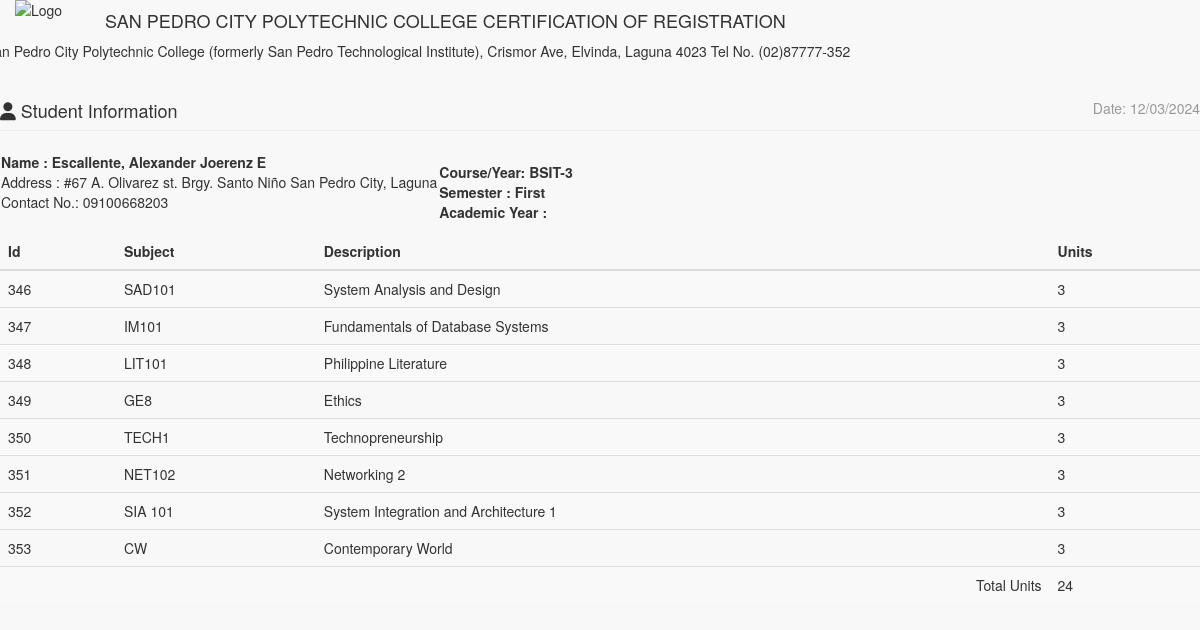
Page /statementaccnt.php (signed in) on the committed database.
### tables this page shows
CREATE TABLE `course` (
  `COURSE_ID` int(11) NOT NULL,
  `COURSE_NAME` varchar(30) NOT NULL,
  `COURSE_LEVEL` varchar(50) NOT NULL DEFAULT '1',
  `COURSE_MAJOR` varchar(30) NOT NULL DEFAULT 'None',
  `COURSE_DESC` varchar(255) NOT NULL,
  `DEPT_ID` int(11) NOT NULL,
  `SETSEMESTER` varchar(90) NOT NULL
);

CREATE TABLE `subject` (
  `SUBJ_ID` int(11) NOT NULL,
  `SUBJ_CODE` varchar(30) NOT NULL,
  `SUBJ_DESCRIPTION` varchar(255) NOT NULL,
  `UNIT` int(2) NOT NULL,
  `PRE_REQUISITE` varchar(30) NOT NULL DEFAULT 'None',
  `COURSE_ID` int(11) NOT NULL,
  `AY` varchar(30) NOT NULL,
  `SEMESTER` varchar(20) NOT NULL,
  `PreTaken` tinyint(1) NOT NULL
);

### include/database.php (called while the page is built, shortened)
<?php
class Database {
	var $sql_string = '';
	public $conn;
	public function open_connection() {
		$this->conn = mysqli_connect(server,user,pass);
		if(!$this->conn){
			echo "Problem in database connection! Contact administrator!";
			exit();
		}else{
			$db_select = mysqli_select_db($this->conn,database_name);
		}
	}
	function setQuery($sql='') {
		$this->sql_string=$sql;
	}
	function executeQuery() {
		$result = mysqli_query($this->conn,$this->sql_string);
		return $result;
	}
	private function confirm_query($result) {
		return $result;
	}
	function loadResultList( $key='' ) {
		$cur = $this->executeQuery();
		$array = array();
		while ($row = mysqli_fetch_object($cur)) {
			if ($key) {
				$array[$row->$key] = $row;
			} else {
				$array[] = $row;
			}
		}
		return $array;
	}
	function loadSingleResult() {
		$cur = $this->executeQuery();
		while ($row = mysqli_fetch_object($cur)) {
		return $data = $row;
		}
	}
}
$mydb = new Database();
?>

### include/courses.php (called while the page is built, shortened)
<?php
require_once(LIB_PATH.DS.'database.php');
class Course {
	protected static  $tblname = "course";
	function single_course($id=""){
			global $mydb;
			$mydb->setQuery("SELECT * FROM ".self::$tblname."
				Where COURSE_ID= '{$id}' LIMIT 1");
			$cur = $mydb->loadSingleResult();
			return $cur;
	}
}
?>

### statementaccnt.php (the view, shortened to what this page needs)
<?php
require_once("include/initialize.php");
?>
<!DOCTYPE html>
<html>
<head>
  <link href="<?php echo web_root; ?>admin/css/bootstrap.min.css" rel="stylesheet">
    <link href="<?php echo web_root; ?>admin/css/metisMenu.min.css" rel="stylesheet">
    <link href="<?php echo web_root; ?>admin/css/timeline.css" rel="stylesheet">
    <link href="<?php echo web_root; ?>admin/css/sb-admin-2.css" rel="stylesheet">
   <link href="<?php echo web_root; ?>admin/css/morris.css" rel="stylesheet">
    <link href="<?php echo web_root; ?>admin/font/css/font-awesome.min.css" rel="stylesheet" type="text/css">
  <link href="<?php echo web_root; ?>admin/font/font-awesome.min.css" rel="stylesheet" type="text/css">
    <link href="<?php echo web_root; ?>admin/css/dataTables.bootstrap.css" rel="stylesheet">
<link href="<?php echo web_root; ?>css/bootstrap-datetimepicker.min.css" rel="stylesheet" media="screen">
 <link href="<?php echo web_root; ?>css/datepicker.css" rel="stylesheet" media="screen">
 <link href="<?php echo web_root; ?>admin/css/costum.css" rel="stylesheet">
</head>
  <div class="col-xs-12">
            <img src="<?php echo web_root; ?>/img/SPCPC-logo.png" class="pull-left" alt="Logo" style="width: 90px; height: auto;">
        </div>
<body onload="window.print()">
<div class="wrapper">
    <section class="invoice">
      <div class="row">
        <h4>SAN PEDRO CITY POLYTECHNIC COLLEGE CERTIFICATION OF REGISTRATION</h4>
        San Pedro City Polytechnic College (formerly San Pedro Technological Institute), Crismor Ave, Elvinda, Laguna 4023 Tel No. (02)87777-352
      </div>
      <div class="row">
        <div class="col-xs-12">
          <h4 class="page-header">
            <i class="fa fa-user"></i> Student Information
            <small class="pull-right">Date: <?php echo date('m/d/Y'); ?></small>
          </h4>
        </div>
      </div>
      <table>
        <tr>
          <td width="75%" colspan="2" >
            <address>
            <b>Name : <?php echo $_SESSION['LNAME']. ', ' .$_SESSION['FNAME'] .' ' .$_SESSION['MI'];?></b><br>
            Address : <?php echo $_SESSION['PADDRESS'];?><br>
            Contact No.: <?php echo $_SESSION['CONTACT'];?><br>
          </address>
          </td>
          <td >
             <b>Course/Year:  <?php
            $course = New Course();
            $singlecourse = $course->single_course($_SESSION['COURSEID']);
            echo $_SESSION['COURSE_YEAR'] = $singlecourse->COURSE_NAME.'-'.$singlecourse->COURSE_LEVEL;
            ?></b><br>
          <b>Semester : <?php echo $_SESSION['SEMESTER']; ?></b> <br/>
          <b>Academic Year : <?php echo $_SESSION['SY']; ?></b>
          </td>
        </tr>
      </table>
<?php
  if (isset($_SESSION['gvCart'])){
?>
<div class="row">
  <div class="col-xs-12 table-responsive">
    <table class="table table-striped">
      <thead>
      <tr>
        <th>Id</th>
        <th>Subject</th>
        <th>Description</th>
        <th>Units</th>
      </tr>
      </thead>
      <tbody>
      <?php
        $totunit = '';
          if (isset($_SESSION['gvCart'])){
             $count_cart = count($_SESSION['gvCart']);
                for ($i=0; $i < $count_cart  ; $i++) {
                    $query = "SELECT * FROM `subject` s, `course` c WHERE s.COURSE_ID=c.COURSE_ID AND SUBJ_ID=" . $_SESSION['gvCart'][$i]['subjectid'];
                     $mydb->setQuery($query);
                     $cur = $mydb->loadResultList();
                      foreach ($cur as $result) {
                         echo '<tr>';
                          echo '<td>' . $result->SUBJ_ID.'</a></td>';
                          echo '<td>'. $result->SUBJ_CODE.'</td>';
                          echo '<td>'. $result->SUBJ_DESCRIPTION.'</td>';
                          echo '<td>' . $result->UNIT.'</a></td>';
                          echo '</tr>';
                          $totunit +=  $result->UNIT;
                      }
                }
              }
          ?>
      </tbody>
     </table>
<?php
}else{
?>
    <table class="table table-striped">
      <thead>
      <tr>
        <th>Id</th>
        <th>Subject</th>
        <th>Description</th>
        <th>Units</th>
      </tr>
      </thead>
      <tbody>
      <?php
       $totunit = 0;
      $mydb->setQuery("SELECT * FROM `subject` s, `course` c
        WHERE s.COURSE_ID=c.COURSE_ID AND s.COURSE_ID=".$_SESSION['COURSEID']." AND SEMESTER='".$_SESSION['SEMESTER']."'");
      $cur = $mydb->loadResultList();
      foreach ($cur as $result) {
        echo '<tr>';
        echo '<td>'.$result->SUBJ_ID.'</td>';
        echo '<td>'.$result->SUBJ_CODE.'</td>';
        echo '<td>'.$result->SUBJ_DESCRIPTION.'</td>';
        echo '<td>'.$result->UNIT.'</td>';
        echo '</tr>';
        $totunit +=  $result->UNIT;
      }
      ?>
      <tr>
      <td colspan="3" align="right" >Total Units</td>
      <td><?php echo $totunit;?></td>
      </tr>
      </tbody>
    </table>
<?php
}
?>
          </div>
 </body>
 </html>

### admin/css/sb-admin-2.css (style rules this page uses)
body { background-color: #f8f8f8; }

### rows in the picture
course: COURSE_NAME+COURSE_LEVEL "BSIT-3"
subject: SUBJ_ID "346", SUBJ_CODE "SAD101", SUBJ_DESCRIPTION "System Analysis and Design", UNIT "3"
subject: SUBJ_ID "347", SUBJ_CODE "IM101", SUBJ_DESCRIPTION "Fundamentals of Database Systems", UNIT "3"
subject: SUBJ_ID "348", SUBJ_CODE "LIT101", SUBJ_DESCRIPTION "Philippine Literature", UNIT "3"
subject: SUBJ_ID "349", SUBJ_CODE "GE8", SUBJ_DESCRIPTION "Ethics", UNIT "3"
subject: SUBJ_ID "350", SUBJ_CODE "TECH1", SUBJ_DESCRIPTION "Technopreneurship", UNIT "3"
subject: SUBJ_ID "351", SUBJ_CODE "NET102", SUBJ_DESCRIPTION "Networking 2", UNIT "3"
subject: SUBJ_ID "352", SUBJ_CODE "SIA 101", SUBJ_DESCRIPTION "System Integration and Architecture 1", UNIT "3"
subject: SUBJ_ID "353", SUBJ_CODE "CW", SUBJ_DESCRIPTION "Contemporary World", UNIT "3"

### other values in the picture
$_SESSION['LNAME'] "Escallente"
$_SESSION['FNAME'] "Alexander Joerenz"
$_SESSION['MI'] "E"
$_SESSION['PADDRESS'] "#67 A. Olivarez st. Brgy. Santo Niño San Pedro City, Laguna"
$_SESSION['CONTACT'] "09100668203"
$_SESSION['SEMESTER'] "First"
$totunit "24"
